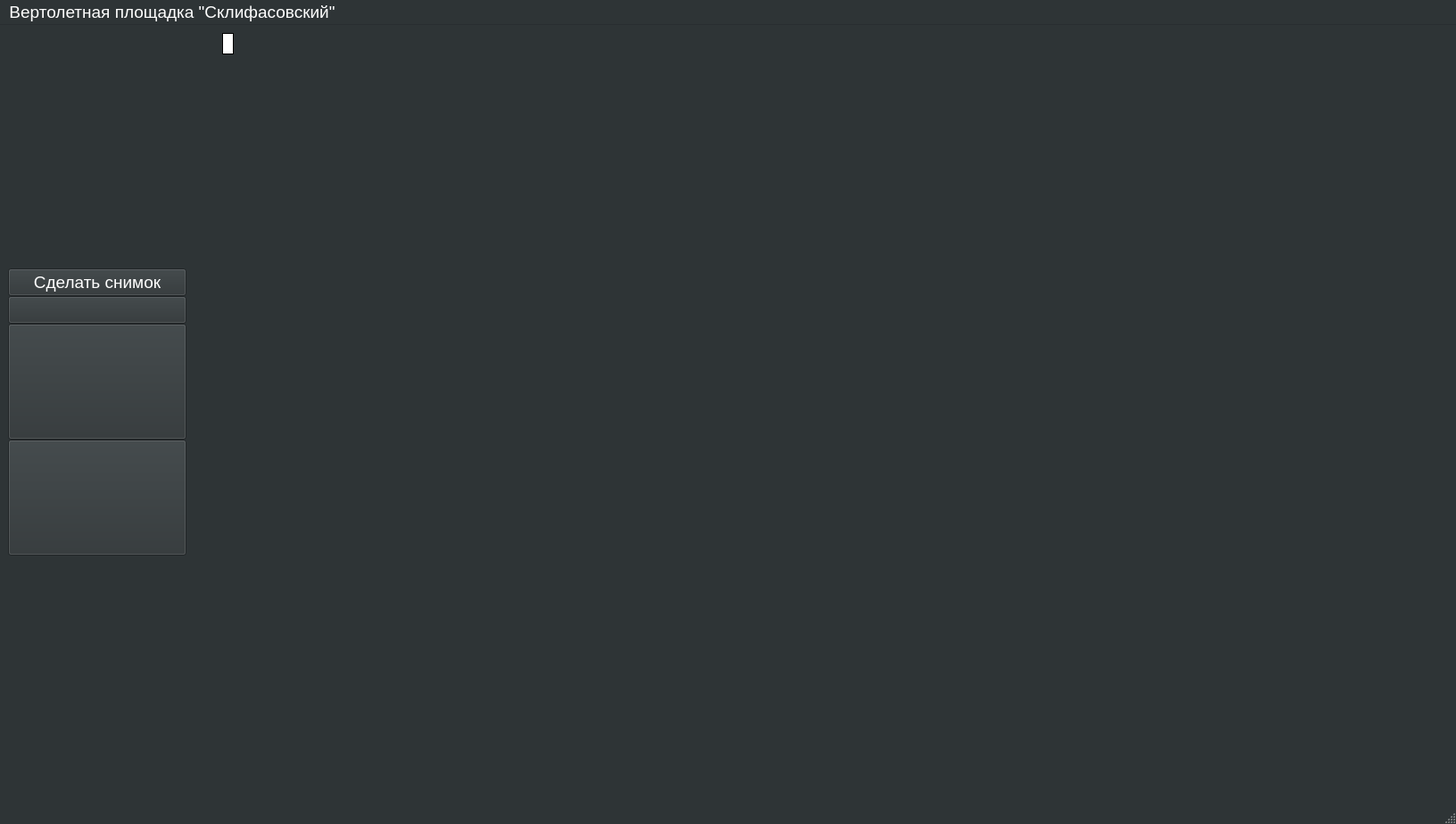
<?xml version="1.0" encoding="UTF-8"?>
<ui version="4.0">
 <class>MainWindow</class>
 <widget class="QMainWindow" name="MainWindow">
  <property name="geometry">
   <rect>
    <x>0</x>
    <y>0</y>
    <width>1632</width>
    <height>924</height>
   </rect>
  </property>
  <property name="sizePolicy">
   <sizepolicy hsizetype="Preferred" vsizetype="Preferred">
    <horstretch>0</horstretch>
    <verstretch>0</verstretch>
   </sizepolicy>
  </property>
  <property name="palette">
   <palette>
    <active>
     <colorrole role="WindowText">
      <brush brushstyle="SolidPattern">
       <color alpha="255">
        <red>255</red>
        <green>255</green>
        <blue>255</blue>
       </color>
      </brush>
     </colorrole>
     <colorrole role="Button">
      <brush brushstyle="SolidPattern">
       <color alpha="255">
        <red>46</red>
        <green>52</green>
        <blue>54</blue>
       </color>
      </brush>
     </colorrole>
     <colorrole role="Light">
      <brush brushstyle="SolidPattern">
       <color alpha="255">
        <red>69</red>
        <green>78</green>
        <blue>81</blue>
       </color>
      </brush>
     </colorrole>
     <colorrole role="Midlight">
      <brush brushstyle="SolidPattern">
       <color alpha="255">
        <red>57</red>
        <green>65</green>
        <blue>67</blue>
       </color>
      </brush>
     </colorrole>
     <colorrole role="Dark">
      <brush brushstyle="SolidPattern">
       <color alpha="255">
        <red>23</red>
        <green>26</green>
        <blue>27</blue>
       </color>
      </brush>
     </colorrole>
     <colorrole role="Mid">
      <brush brushstyle="SolidPattern">
       <color alpha="255">
        <red>30</red>
        <green>34</green>
        <blue>36</blue>
       </color>
      </brush>
     </colorrole>
     <colorrole role="Text">
      <brush brushstyle="SolidPattern">
       <color alpha="255">
        <red>255</red>
        <green>255</green>
        <blue>255</blue>
       </color>
      </brush>
     </colorrole>
     <colorrole role="BrightText">
      <brush brushstyle="SolidPattern">
       <color alpha="255">
        <red>255</red>
        <green>255</green>
        <blue>255</blue>
       </color>
      </brush>
     </colorrole>
     <colorrole role="ButtonText">
      <brush brushstyle="SolidPattern">
       <color alpha="255">
        <red>255</red>
        <green>255</green>
        <blue>255</blue>
       </color>
      </brush>
     </colorrole>
     <colorrole role="Base">
      <brush brushstyle="SolidPattern">
       <color alpha="255">
        <red>0</red>
        <green>0</green>
        <blue>0</blue>
       </color>
      </brush>
     </colorrole>
     <colorrole role="Window">
      <brush brushstyle="SolidPattern">
       <color alpha="255">
        <red>46</red>
        <green>52</green>
        <blue>54</blue>
       </color>
      </brush>
     </colorrole>
     <colorrole role="Shadow">
      <brush brushstyle="SolidPattern">
       <color alpha="255">
        <red>0</red>
        <green>0</green>
        <blue>0</blue>
       </color>
      </brush>
     </colorrole>
     <colorrole role="AlternateBase">
      <brush brushstyle="SolidPattern">
       <color alpha="255">
        <red>23</red>
        <green>26</green>
        <blue>27</blue>
       </color>
      </brush>
     </colorrole>
     <colorrole role="ToolTipBase">
      <brush brushstyle="SolidPattern">
       <color alpha="255">
        <red>255</red>
        <green>255</green>
        <blue>220</blue>
       </color>
      </brush>
     </colorrole>
     <colorrole role="ToolTipText">
      <brush brushstyle="SolidPattern">
       <color alpha="255">
        <red>0</red>
        <green>0</green>
        <blue>0</blue>
       </color>
      </brush>
     </colorrole>
     <colorrole role="PlaceholderText">
      <brush brushstyle="SolidPattern">
       <color alpha="128">
        <red>255</red>
        <green>255</green>
        <blue>255</blue>
       </color>
      </brush>
     </colorrole>
    </active>
    <inactive>
     <colorrole role="WindowText">
      <brush brushstyle="SolidPattern">
       <color alpha="255">
        <red>255</red>
        <green>255</green>
        <blue>255</blue>
       </color>
      </brush>
     </colorrole>
     <colorrole role="Button">
      <brush brushstyle="SolidPattern">
       <color alpha="255">
        <red>46</red>
        <green>52</green>
        <blue>54</blue>
       </color>
      </brush>
     </colorrole>
     <colorrole role="Light">
      <brush brushstyle="SolidPattern">
       <color alpha="255">
        <red>69</red>
        <green>78</green>
        <blue>81</blue>
       </color>
      </brush>
     </colorrole>
     <colorrole role="Midlight">
      <brush brushstyle="SolidPattern">
       <color alpha="255">
        <red>57</red>
        <green>65</green>
        <blue>67</blue>
       </color>
      </brush>
     </colorrole>
     <colorrole role="Dark">
      <brush brushstyle="SolidPattern">
       <color alpha="255">
        <red>23</red>
        <green>26</green>
        <blue>27</blue>
       </color>
      </brush>
     </colorrole>
     <colorrole role="Mid">
      <brush brushstyle="SolidPattern">
       <color alpha="255">
        <red>30</red>
        <green>34</green>
        <blue>36</blue>
       </color>
      </brush>
     </colorrole>
     <colorrole role="Text">
      <brush brushstyle="SolidPattern">
       <color alpha="255">
        <red>255</red>
        <green>255</green>
        <blue>255</blue>
       </color>
      </brush>
     </colorrole>
     <colorrole role="BrightText">
      <brush brushstyle="SolidPattern">
       <color alpha="255">
        <red>255</red>
        <green>255</green>
        <blue>255</blue>
       </color>
      </brush>
     </colorrole>
     <colorrole role="ButtonText">
      <brush brushstyle="SolidPattern">
       <color alpha="255">
        <red>255</red>
        <green>255</green>
        <blue>255</blue>
       </color>
      </brush>
     </colorrole>
     <colorrole role="Base">
      <brush brushstyle="SolidPattern">
       <color alpha="255">
        <red>0</red>
        <green>0</green>
        <blue>0</blue>
       </color>
      </brush>
     </colorrole>
     <colorrole role="Window">
      <brush brushstyle="SolidPattern">
       <color alpha="255">
        <red>46</red>
        <green>52</green>
        <blue>54</blue>
       </color>
      </brush>
     </colorrole>
     <colorrole role="Shadow">
      <brush brushstyle="SolidPattern">
       <color alpha="255">
        <red>0</red>
        <green>0</green>
        <blue>0</blue>
       </color>
      </brush>
     </colorrole>
     <colorrole role="AlternateBase">
      <brush brushstyle="SolidPattern">
       <color alpha="255">
        <red>23</red>
        <green>26</green>
        <blue>27</blue>
       </color>
      </brush>
     </colorrole>
     <colorrole role="ToolTipBase">
      <brush brushstyle="SolidPattern">
       <color alpha="255">
        <red>255</red>
        <green>255</green>
        <blue>220</blue>
       </color>
      </brush>
     </colorrole>
     <colorrole role="ToolTipText">
      <brush brushstyle="SolidPattern">
       <color alpha="255">
        <red>0</red>
        <green>0</green>
        <blue>0</blue>
       </color>
      </brush>
     </colorrole>
     <colorrole role="PlaceholderText">
      <brush brushstyle="SolidPattern">
       <color alpha="128">
        <red>255</red>
        <green>255</green>
        <blue>255</blue>
       </color>
      </brush>
     </colorrole>
    </inactive>
    <disabled>
     <colorrole role="WindowText">
      <brush brushstyle="SolidPattern">
       <color alpha="255">
        <red>23</red>
        <green>26</green>
        <blue>27</blue>
       </color>
      </brush>
     </colorrole>
     <colorrole role="Button">
      <brush brushstyle="SolidPattern">
       <color alpha="255">
        <red>46</red>
        <green>52</green>
        <blue>54</blue>
       </color>
      </brush>
     </colorrole>
     <colorrole role="Light">
      <brush brushstyle="SolidPattern">
       <color alpha="255">
        <red>69</red>
        <green>78</green>
        <blue>81</blue>
       </color>
      </brush>
     </colorrole>
     <colorrole role="Midlight">
      <brush brushstyle="SolidPattern">
       <color alpha="255">
        <red>57</red>
        <green>65</green>
        <blue>67</blue>
       </color>
      </brush>
     </colorrole>
     <colorrole role="Dark">
      <brush brushstyle="SolidPattern">
       <color alpha="255">
        <red>23</red>
        <green>26</green>
        <blue>27</blue>
       </color>
      </brush>
     </colorrole>
     <colorrole role="Mid">
      <brush brushstyle="SolidPattern">
       <color alpha="255">
        <red>30</red>
        <green>34</green>
        <blue>36</blue>
       </color>
      </brush>
     </colorrole>
     <colorrole role="Text">
      <brush brushstyle="SolidPattern">
       <color alpha="255">
        <red>23</red>
        <green>26</green>
        <blue>27</blue>
       </color>
      </brush>
     </colorrole>
     <colorrole role="BrightText">
      <brush brushstyle="SolidPattern">
       <color alpha="255">
        <red>255</red>
        <green>255</green>
        <blue>255</blue>
       </color>
      </brush>
     </colorrole>
     <colorrole role="ButtonText">
      <brush brushstyle="SolidPattern">
       <color alpha="255">
        <red>23</red>
        <green>26</green>
        <blue>27</blue>
       </color>
      </brush>
     </colorrole>
     <colorrole role="Base">
      <brush brushstyle="SolidPattern">
       <color alpha="255">
        <red>46</red>
        <green>52</green>
        <blue>54</blue>
       </color>
      </brush>
     </colorrole>
     <colorrole role="Window">
      <brush brushstyle="SolidPattern">
       <color alpha="255">
        <red>46</red>
        <green>52</green>
        <blue>54</blue>
       </color>
      </brush>
     </colorrole>
     <colorrole role="Shadow">
      <brush brushstyle="SolidPattern">
       <color alpha="255">
        <red>0</red>
        <green>0</green>
        <blue>0</blue>
       </color>
      </brush>
     </colorrole>
     <colorrole role="AlternateBase">
      <brush brushstyle="SolidPattern">
       <color alpha="255">
        <red>46</red>
        <green>52</green>
        <blue>54</blue>
       </color>
      </brush>
     </colorrole>
     <colorrole role="ToolTipBase">
      <brush brushstyle="SolidPattern">
       <color alpha="255">
        <red>255</red>
        <green>255</green>
        <blue>220</blue>
       </color>
      </brush>
     </colorrole>
     <colorrole role="ToolTipText">
      <brush brushstyle="SolidPattern">
       <color alpha="255">
        <red>0</red>
        <green>0</green>
        <blue>0</blue>
       </color>
      </brush>
     </colorrole>
     <colorrole role="PlaceholderText">
      <brush brushstyle="SolidPattern">
       <color alpha="128">
        <red>255</red>
        <green>255</green>
        <blue>255</blue>
       </color>
      </brush>
     </colorrole>
    </disabled>
   </palette>
  </property>
  <property name="font">
   <font>
    <pointsize>14</pointsize>
   </font>
  </property>
  <property name="windowTitle">
   <string>Вертолетная площадка</string>
  </property>
  <widget class="QWidget" name="centralwidget">
   <layout class="QHBoxLayout" name="horizontalLayout_4">
    <item>
     <layout class="QHBoxLayout" name="horizontalLayout_2" stretch="5,20,0">
      <property name="spacing">
       <number>40</number>
      </property>
      <property name="leftMargin">
       <number>0</number>
      </property>
      <property name="rightMargin">
       <number>0</number>
      </property>
      <item>
       <layout class="QVBoxLayout" name="verticalLayout" stretch="0,0,0,10,10,0">
        <property name="spacing">
         <number>0</number>
        </property>
        <item>
         <spacer name="verticalSpacer_3">
          <property name="orientation">
           <enum>Qt::Vertical</enum>
          </property>
          <property name="sizeHint" stdset="0">
           <size>
            <width>20</width>
            <height>40</height>
           </size>
          </property>
         </spacer>
        </item>
        <item>
         <widget class="QPushButton" name="takeAPicture">
          <property name="text">
           <string>Сделать снимок</string>
          </property>
         </widget>
        </item>
        <item>
         <widget class="QPushButton" name="pushButton_8">
          <property name="minimumSize">
           <size>
            <width>200</width>
            <height>0</height>
           </size>
          </property>
          <property name="maximumSize">
           <size>
            <width>200</width>
            <height>130</height>
           </size>
          </property>
          <property name="font">
           <font>
            <kerning>true</kerning>
           </font>
          </property>
          <property name="toolTipDuration">
           <number>-1</number>
          </property>
          <property name="autoFillBackground">
           <bool>false</bool>
          </property>
          <property name="text">
           <string/>
          </property>
          <property name="icon">
           <iconset>
            <normaloff>Pictures/LighScreen Active.png</normaloff>Pictures/LighScreen Active.png</iconset>
          </property>
          <property name="iconSize">
           <size>
            <width>160</width>
            <height>160</height>
           </size>
          </property>
          <property name="shortcut">
           <string/>
          </property>
          <property name="checkable">
           <bool>false</bool>
          </property>
         </widget>
        </item>
        <item>
         <widget class="QPushButton" name="pushButton_7">
          <property name="maximumSize">
           <size>
            <width>200</width>
            <height>130</height>
           </size>
          </property>
          <property name="text">
           <string/>
          </property>
          <property name="icon">
           <iconset>
            <normaloff>Pictures/History Passive.png</normaloff>Pictures/History Passive.png</iconset>
          </property>
          <property name="iconSize">
           <size>
            <width>160</width>
            <height>160</height>
           </size>
          </property>
         </widget>
        </item>
        <item>
         <widget class="QPushButton" name="pushButton_9">
          <property name="maximumSize">
           <size>
            <width>200</width>
            <height>130</height>
           </size>
          </property>
          <property name="text">
           <string/>
          </property>
          <property name="icon">
           <iconset>
            <normaloff>Pictures/Graphs Passive.png</normaloff>Pictures/Graphs Passive.png</iconset>
          </property>
          <property name="iconSize">
           <size>
            <width>160</width>
            <height>160</height>
           </size>
          </property>
         </widget>
        </item>
        <item>
         <spacer name="verticalSpacer_2">
          <property name="orientation">
           <enum>Qt::Vertical</enum>
          </property>
          <property name="sizeHint" stdset="0">
           <size>
            <width>20</width>
            <height>40</height>
           </size>
          </property>
         </spacer>
        </item>
       </layout>
      </item>
      <item>
       <layout class="QVBoxLayout" name="verticalLayout_3" stretch="0,0,10">
        <property name="spacing">
         <number>0</number>
        </property>
        <property name="sizeConstraint">
         <enum>QLayout::SetMaximumSize</enum>
        </property>
        <item>
         <widget class="QLabel" name="time">
          <property name="styleSheet">
           <string notr="true">background-color: white;</string>
          </property>
          <property name="frameShape">
           <enum>QFrame::Box</enum>
          </property>
          <property name="text">
           <string/>
          </property>
          <property name="alignment">
           <set>Qt::AlignRight|Qt::AlignTrailing|Qt::AlignVCenter</set>
          </property>
         </widget>
        </item>
        <item>
         <layout class="QHBoxLayout" name="horizontalLayout_3"/>
        </item>
        <item>
         <layout class="QHBoxLayout" name="horizontalLayout"/>
        </item>
       </layout>
      </item>
      <item>
       <spacer name="horizontalSpacer_2">
        <property name="orientation">
         <enum>Qt::Horizontal</enum>
        </property>
        <property name="sizeHint" stdset="0">
         <size>
          <width>40</width>
          <height>20</height>
         </size>
        </property>
       </spacer>
      </item>
     </layout>
    </item>
   </layout>
  </widget>
  <widget class="QMenuBar" name="menubar">
   <property name="geometry">
    <rect>
     <x>0</x>
     <y>0</y>
     <width>1632</width>
     <height>27</height>
    </rect>
   </property>
   <widget class="QMenu" name="menu">
    <property name="font">
     <font>
      <pointsize>14</pointsize>
     </font>
    </property>
    <property name="toolTipDuration">
     <number>-4</number>
    </property>
    <property name="title">
     <string>Вертолетная площадка &quot;Склифасовский&quot;</string>
    </property>
   </widget>
   <addaction name="menu"/>
  </widget>
  <widget class="QStatusBar" name="statusBar"/>
 </widget>
 <resources/>
 <connections/>
</ui>
